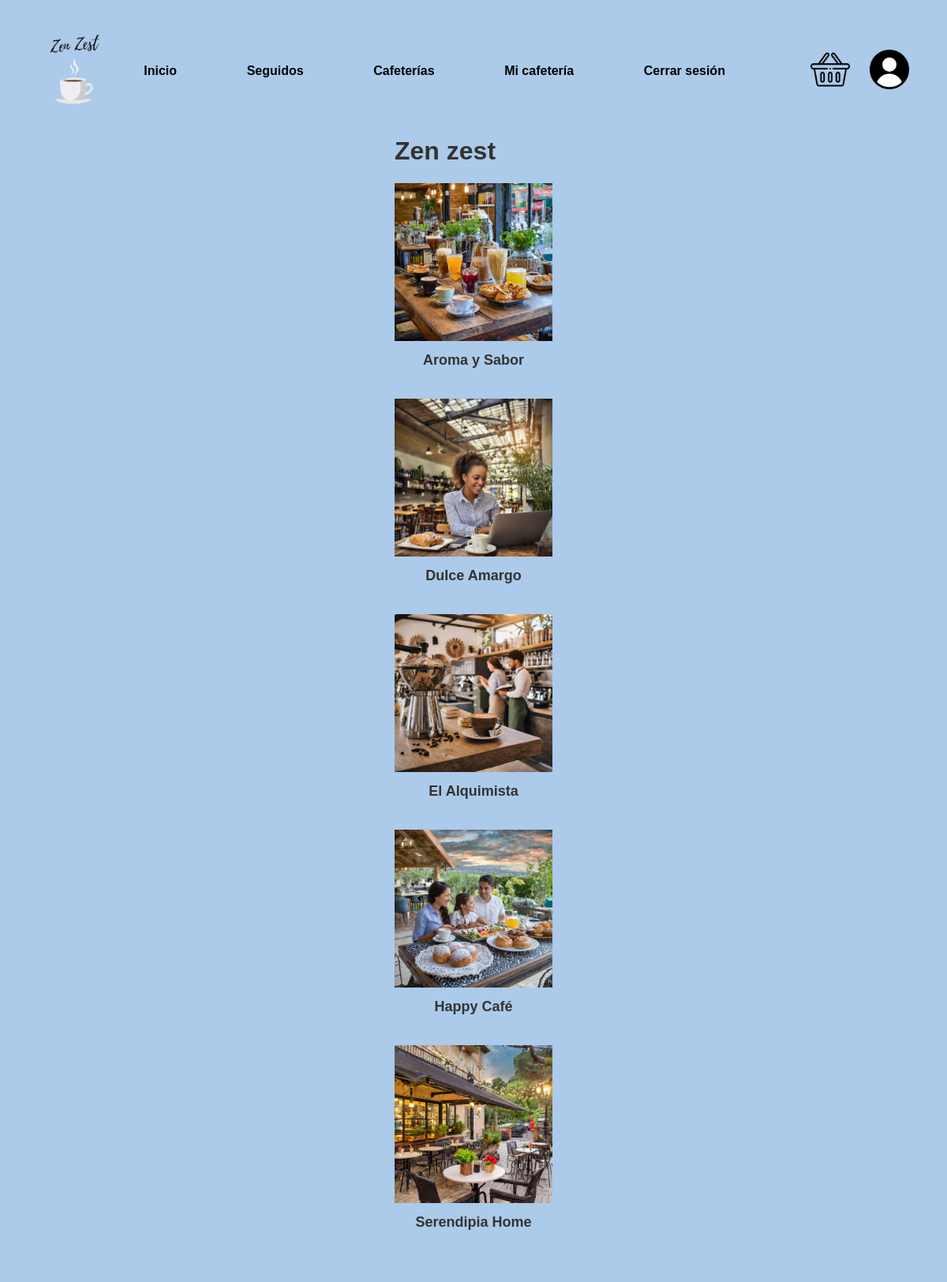
The page /cafeterias.php (signed in) on the database its author committed.
### tables this page shows
CREATE TABLE Cafeteria (
    Nombre VARCHAR(50) PRIMARY KEY,
    Descripcion TEXT,
    Owner VARCHAR(50),
    FOREIGN KEY (Owner) REFERENCES Usuario(Nombre),
    Categoria VARCHAR(50),
    Ubicacion VARCHAR(255),
    Foto VARCHAR(255),
    Cantidad_de_likes INT
);

### includes/src/cafeterias/Cafeteria.php (called while the page is built, shortened)
<?php
class Cafeteria{
private $nombre;
private $foto;
public function __construct($nombre, $descripcion, $owner, $categoria, $ubicacion,$foto, $cantidadDeLikes) {
    $this->nombre = $nombre;
    $this->foto = $foto;
}
public static function getAllCafe() {
    $conn = Aplicacion::getInstance()->getConexionBd();
    $query = "SELECT * FROM Cafeteria";
    $rs = $conn->query($query);
    if ($rs->num_rows > 0) {
        while($fila = $rs->fetch_assoc()){
        $cafeterias[] = new cafeteria($fila['Nombre'], $fila['Descripcion'], $fila['Owner'], $fila['Categoria'], $fila['Ubicacion'],$fila['Foto'], $fila['Cantidad_de_likes']);
        }
    } else
    {
        $cafeterias = array();
    }
    return $cafeterias;
}
public function getNombre() {
    return $this->nombre;
}
public function getFoto() {
    return $this->foto;
}
}

### cafeterias.php (the view, shortened to what this page needs)
<?php
$cafeterias = \es\ucm\fdi\aw\cafeterias\Cafeteria::getAllCafe();
$contenidoPrincipal = <<<EOS
<h1>Zen zest</h1>
EOS;
if (isset($_SESSION['nombre'])) {
    $contenidoPrincipal .= '<div class="cafeterias">';
    foreach ($cafeterias as $cafeteria) {
        $foto_URL=".";
        $foto_URL.=$cafeteria->getFoto();
        $nombre = $cafeteria->getNombre();
        $contenidoPrincipal .= "<div class='cafeteria-item'>";
        $contenidoPrincipal .="<img src='$foto_URL' alt='Image description' style='max-width: 2000px; max-height: 200px;'>";
        $contenidoPrincipal .="<h2><a href='cafeteriaDetail.php?name=$nombre'>$nombre</a></h2>";
        $contenidoPrincipal .= "</div><br>";
    }
    $contenidoPrincipal .= '</div>';
}else {
    $contenidoPrincipal =  "<p>Por favor, <a href='login.php'>inicia sesión</a> para poder acceder a las cafeterías disponibles.</p>";
}

### css/estilo.css (style rules this page uses)
body { font-family: Arial, sans-serif; background-color: #accae9; padding: 20px; box-sizing: border-box; }
h1, h2 { color: #333; }
a, a:visited { color: #000000; font-weight: bold; text-decoration: none; }
.cafeteria-item { flex: 0 0 50%; margin-bottom: 20px; text-align: center; }
.cafeteria-item img { max-width: 2000px; max-height: 200px; margin-bottom: 10px; }
.cafeteria-item h2 { margin: 0; padding: 0; font-size: 18px; }
.cafeteria-item h2 a { color: #333; text-decoration: none; }

### rows shown on the page
cafeteria: Foto (picture), Nombre "Aroma y Sabor"
cafeteria: Foto (picture), Nombre "Dulce Amargo"
cafeteria: Foto (picture), Nombre "El Alquimista"
cafeteria: Foto (picture), Nombre "Happy Café"
cafeteria: Foto (picture), Nombre "Serendipia Home"
